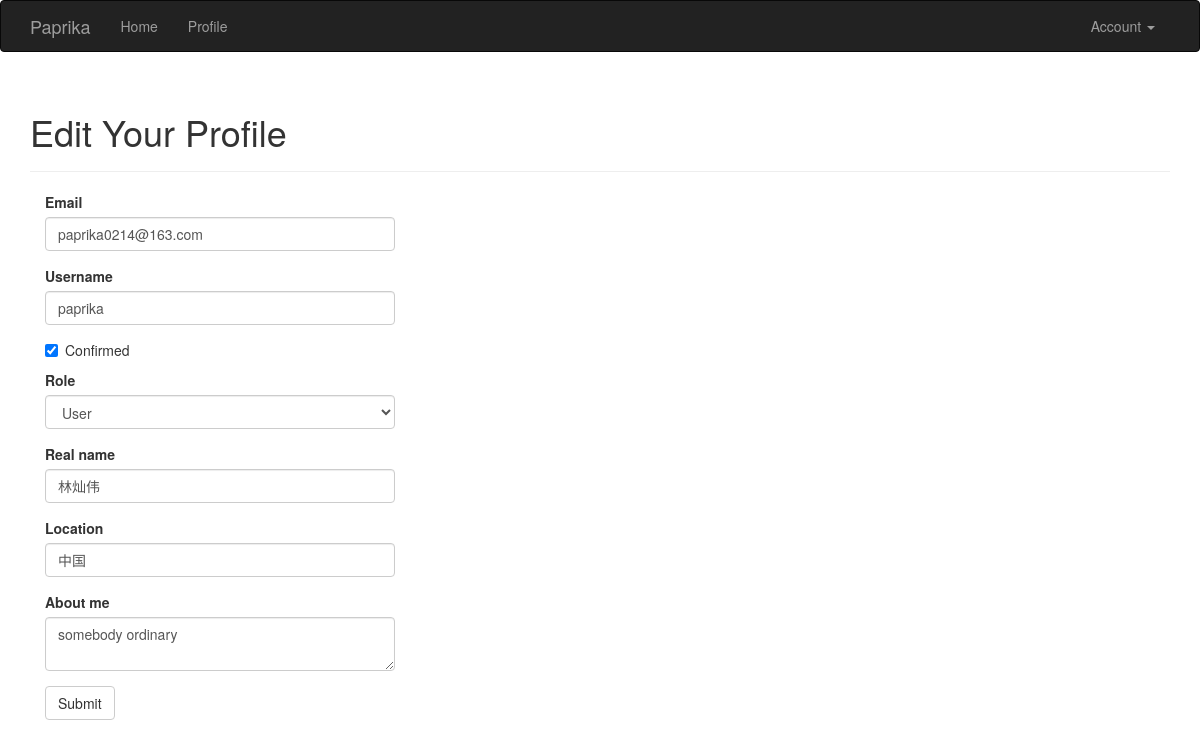
Screenshot of /edit-profile/3 (signed in) with the database file from the repository.
### app/models.py (models this page shows, shortened)
class User(UserMixin, db.Model):
    __tablename__ = 'users'
    id = db.Column(db.Integer, primary_key=True)
    email = db.Column(db.String(64), unique=True, index=True)
    username = db.Column(db.String(64), unique=True, index=True)
    role_id = db.Column(db.Integer, db.ForeignKey('roles.id'))
    password_hash = db.Column(db.String(128))
    confirmed = db.Column(db.Boolean, default=False)
    name = db.Column(db.String(64))
    location = db.Column(db.String(64))
    about_me = db.Column(db.Text())
    member_since = db.Column(db.DateTime(), default=datetime.now)
    last_seen = db.Column(db.DateTime(), default=datetime.now)
    avatar_hash = db.Column(db.String(32))
    posts = db.relationship('Post', backref='author', lazy='dynamic')
    @property
    def password(self):
        raise AttributeError('password is not a readable attribute')
    def can(self, permissions):
        return self.role is not None and self.role.has_permission(permissions)
    def ping(self):
        self.last_seen = datetime.now()
        db.session.add(self)

### app/main/views.py (the view, shortened to what this page needs)
@main.route('/edit-profile/<int:id>', methods=['GET', 'POST'])
@login_required
@admin_required
def edit_profile_admin(id):
    user = User.query.get_or_404(id)
    form = EditProfileAdminForm(user=user)
    form.email.data = user.email
    form.username.data = user.username
    form.confirmed.data = user.confirmed
    form.role.data = user.role_id
    form.name.data = user.name
    form.location.data = user.location
    form.about_me.data = user.about_me
    return render_template('edit_profile.html', form=form, user=user)

### app/main/forms.py (shortened to what this page needs)
class EditProfileAdminForm(FlaskForm):
    email = StringField('Email', validators=[DataRequired(), Length(1, 64), Email()])
    username = StringField('Username', validators=[
        DataRequired(), Length(1, 64), Regexp('^[A-Za-z][A-Za-z0-9_.]*$', 0,
                                          'Usernames must have only letters, '
                                          'numbers, dots or underscores')])
    confirmed = BooleanField('Confirmed')
    role = SelectField('Role', coerce=int) # SelectField实例必须在其choices属性中设置选项，选项必须是一个由元组组成的列表
    name = StringField('Real name', validators=[Length(0, 64)])
    location = StringField('Location', validators=[Length(0, 64)])
    about_me = TextAreaField('About me')
    submit = SubmitField('Submit')
    def __init__(self, user, *args, **kwargs):
        super(EditProfileAdminForm, self).__init__(*args, **kwargs)
        self.role.choices = [(role.id, role.name) for role in Role.query.order_by(Role.name).all()]
        self.user = user

### app/auth/views.py (called while the page is built)
@auth.before_app_request
def before_request():
    if current_user.is_authenticated:
        current_user.ping()
        if  not current_user.confirmed \
                and request.endpoint \
                and request.blueprint != 'auth' \
                and request.endpoint != 'static':
            return redirect(url_for('auth.unconfirmed'))

### app/main/__init__.py (called while the page is built)
@main.app_context_processor
def inject_permission():
    return dict(Permission=Permission)

### app/models.py (called while the page is built)
@login_manager.user_loader
def load_user(user_id):
    return User.query.get(int(user_id))

    def has_permission(self, perm):
        return self.permissions & perm == perm

### app/templates/edit_profile.html (shortened to what this page needs)
{% extends "base.html" %}
{% import "bootstrap/wtf.html" as wtf %}
{% block page_content %}
<div class="page-header">
    <h1>Edit Your Profile</h1>
</div>
<div class="col-md-4">
    {{ wtf.quick_form(form) }}
</div>
{% endblock %}

### rows the page displays
User: email "paprika0214@163.com", username "paprika", confirmed "☑", role "User", name "林灿伟", location "中国", about_me "somebody ordinary"
